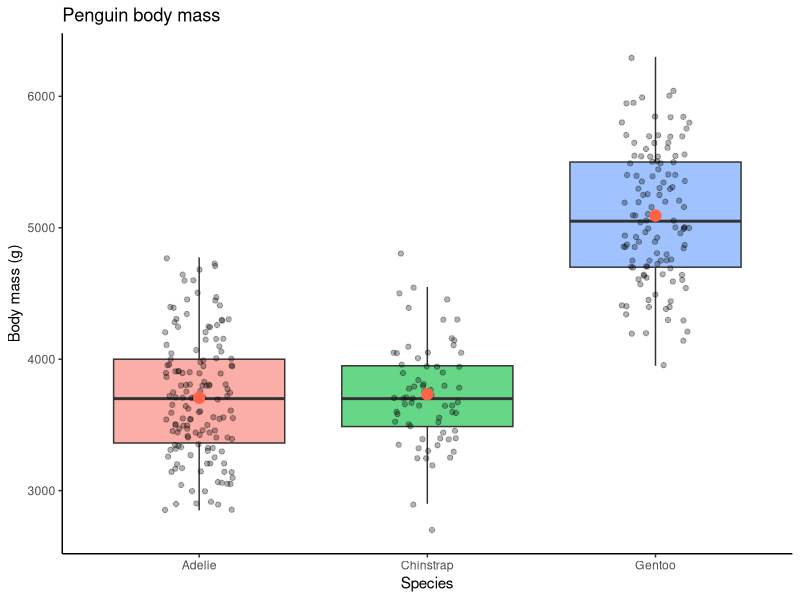
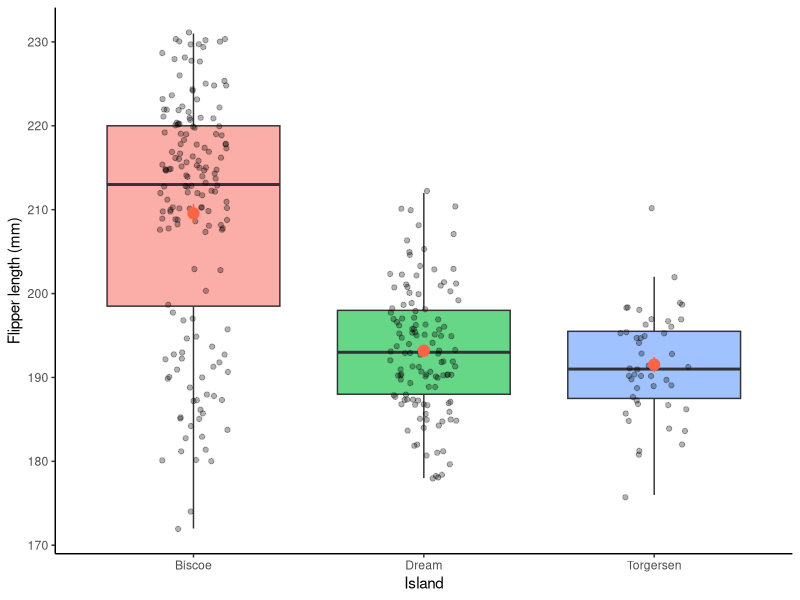

Write the R code that produced these figures, in order. (Note: this script raises an error after producing the figures.)
# =============================================================================
# 16_functions.R
# UMD Biostatistics — Bill Perry
# Reference script: writing your own functions in R
# =============================================================================

library(tidyverse)
library(palmerpenguins)


# ── 1. WHY WRITE FUNCTIONS? ───────────────────────────────────────────────────
# Rule of thumb: if you copy-paste code more than twice, write a function.
# Functions: reduce errors, make code readable, and update in one place.


# ── 2. THE BASIC STRUCTURE ────────────────────────────────────────────────────
# my_function <- function(arg1, arg2, ...) {
#   body — code that uses the arguments
#   return(result)     # optional — R returns the last expression
# }


# ── 3. A SIMPLE FIRST FUNCTION ────────────────────────────────────────────────
# Standard error — written out manually every time before; now one call
std_error <- function(x) {
  sd(x, na.rm = TRUE) / sqrt(sum(!is.na(x)))
}

std_error(penguins$body_mass_g)   # 37.2
std_error(c(4, 3, 5, NA, 7))      # 0.85


# ── 4. DEFAULT ARGUMENTS ──────────────────────────────────────────────────────
# Provide a default so callers can omit arguments they do not need to change.

describe_var <- function(x, digits = 2) {
  tibble(
    n      = sum(!is.na(x)),
    mean   = round(mean(x,   na.rm = TRUE), digits),
    sd     = round(sd(x,     na.rm = TRUE), digits),
    se     = round(std_error(x),            digits),
    min    = round(min(x,    na.rm = TRUE), digits),
    max    = round(max(x,    na.rm = TRUE), digits)
  )
}

describe_var(penguins$body_mass_g)
describe_var(penguins$flipper_length_mm, digits = 1)


# ── 5. FUNCTION THAT RETURNS A GGPLOT ─────────────────────────────────────────
# Wrap a standard exploratory plot so you can reuse it for any variable.

plot_by_group <- function(df, x_var, y_var,
                           x_lab = x_var, y_lab = y_var,
                           title = NULL) {
  ggplot(df, aes(x = .data[[x_var]], y = .data[[y_var]],
                 fill = .data[[x_var]])) +
    geom_boxplot(alpha = 0.6, outlier.shape = NA) +
    geom_jitter(width = 0.15, alpha = 0.3, size = 1.5) +
    stat_summary(fun.data = mean_se, geom = "pointrange",
                 color = "tomato", size = 0.7) +
    labs(x = x_lab, y = y_lab, title = title) +
    theme_classic() +
    theme(legend.position = "none")
}

# .data[[var]] is the tidy-eval way to use a string as a column name inside aes()

plot_by_group(penguins |> drop_na(),
              x_var = "species",
              y_var = "body_mass_g",
              x_lab = "Species",
              y_lab = "Body mass (g)",
              title = "Penguin body mass")

plot_by_group(penguins |> drop_na(),
              x_var = "island",
              y_var = "flipper_length_mm",
              x_lab = "Island",
              y_lab = "Flipper length (mm)")


# ── 6. FUNCTION WITH VALIDATION ───────────────────────────────────────────────
# Use stop() to give clear error messages when inputs are wrong.

std_error_safe <- function(x) {
  if (!is.numeric(x)) {
    stop("x must be a numeric vector, not ", class(x), call. = FALSE)
  }
  if (sum(!is.na(x)) < 2) {
    stop("Need at least 2 non-NA values to compute SE.", call. = FALSE)
  }
  sd(x, na.rm = TRUE) / sqrt(sum(!is.na(x)))
}

std_error_safe(c(1, 2, 3))         # works fine
# std_error_safe(c("a", "b"))       # clear error: "x must be numeric"
# std_error_safe(c(1, NA, NA, NA))  # clear error: "Need at least 2 non-NA"


# ── 7. APPLYING A FUNCTION ACROSS COLUMNS WITH across() ─────────────────────

# Use your function inside summarise(across(...))
penguins |>
  drop_na() |>
  group_by(species) |>
  summarise(
    across(
      c(bill_length_mm, flipper_length_mm, body_mass_g),
      list(mean = ~ mean(.x, na.rm = TRUE),
           se   = ~ std_error(.x)),
    ),
    .groups = "drop"
  )


# ── 8. A COMPLETE ANALYSIS FUNCTION ──────────────────────────────────────────
# Wrap a standard pipeline: filter → summarise → plot → save

penguin_summary_plot <- function(df, group_var, response_var,
                                  output_path = NULL) {
  # Compute summary
  smry <- df |>
    drop_na(all_of(c(group_var, response_var))) |>
    group_by(.data[[group_var]]) |>
    summarise(
      n    = sum(!is.na(.data[[response_var]])),
      mean = mean(.data[[response_var]], na.rm = TRUE),
      se   = std_error(.data[[response_var]]),
      .groups = "drop"
    )

  # Build plot
  p <- ggplot(smry, aes(x = .data[[group_var]], y = mean,
                          fill = .data[[group_var]])) +
    geom_col(alpha = 0.7, width = 0.6) +
    geom_errorbar(aes(ymin = mean - se, ymax = mean + se),
                  width = 0.2, linewidth = 0.8) +
    geom_text(aes(label = paste0("n = ", n), y = mean + se + (max(smry$mean)*0.03)),
              size = 3) +
    labs(x = group_var, y = paste0("Mean ", response_var, " ± SE")) +
    theme_classic() +
    theme(legend.position = "none")

  # Optionally save
  if (!is.null(output_path)) {
    ggsave(output_path, plot = p, width = 6, height = 5, units = "in")
    message("Saved to: ", output_path)
  }

  return(p)
}

penguin_summary_plot(penguins, "species",  "body_mass_g")
penguin_summary_plot(penguins, "island",   "flipper_length_mm")
penguin_summary_plot(penguins, "species",  "bill_length_mm",
                     output_path = "figures/penguin_bill_summary.pdf")


# ── 9. SOURCING FUNCTIONS FROM A SEPARATE FILE ────────────────────────────────
# Save frequently used functions in a dedicated file, e.g. functions/utils.R
# Then at the top of any script:
#   source("functions/utils.R")
#
# Recommended project structure:
#   my_project/
#   ├── functions/
#   │   └── utils.R          <- your reusable functions
#   ├── themes/
#   │   └── r_themes_for_3_sizes.R
#   ├── scripts/
#   │   └── 01_analysis.R
#   └── figures/

# =============================================================================
# END OF FILE
# =============================================================================
